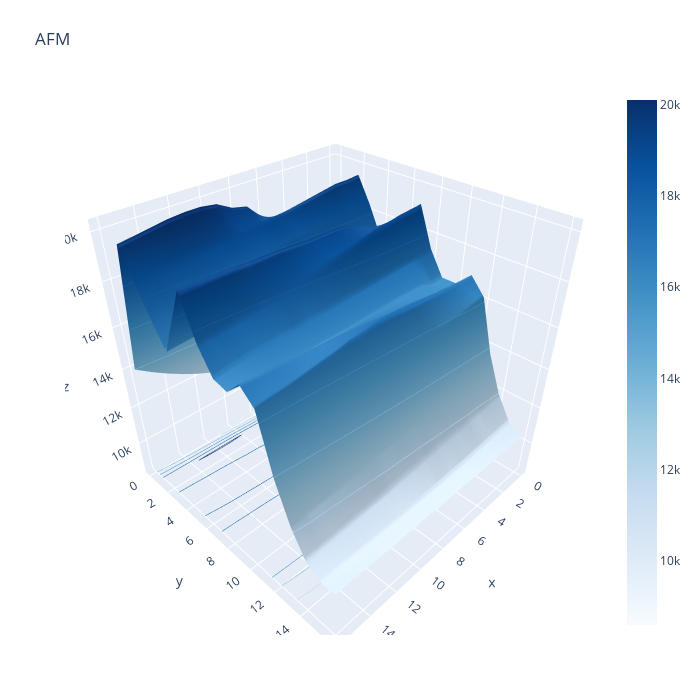

The notebook cell this image was saved under:
### Code cell
import plotly.graph_objects as go
fig = go.Figure(data=[go.Surface(z=afm,colorscale='Blues')])
fig.update_traces(contours_z=dict(show=True, usecolormap=True,highlightcolor="limegreen", project_z=True))
fig.update_layout(title='AFM', autosize=False,
                  width=700, height=700,
                  margin=dict(l=65, r=50, b=65, t=90),)

fig.show()

### Figure 1 — Plotly figure (JSON) as saved in the notebook; plotly's stock layout.template omitted (floating-point values rounded to 4 significant figures; data arrays with more than 128 entries replaced by an {"elided": "..."} marker saying what was removed)
{"data": [{"colorscale": [[0, "rgb(247,251,255)"], [0.125, "rgb(222,235,247)"], [0.25, "rgb(198,219,239)"], [0.375, "rgb(158,202,225)"], [0.5, "rgb(107,174,214)"], [0.625, "rgb(66,146,198)"], [0.75, "rgb(33,113,181)"], [0.875, "rgb(8,81,156)"], [1, "rgb(8,48,107)"]], "contours": {"z": {"highlightcolor": "limegreen", "project": {"z": true}, "show": true, "usecolormap": true}}, "type": "surface", "z": {"elided": "17x17 int values"}}], "layout": {"autosize": false, "height": 700, "margin": {"b": 65, "l": 65, "r": 50, "t": 90}, "title": {"text": "AFM"}, "width": 700}}
